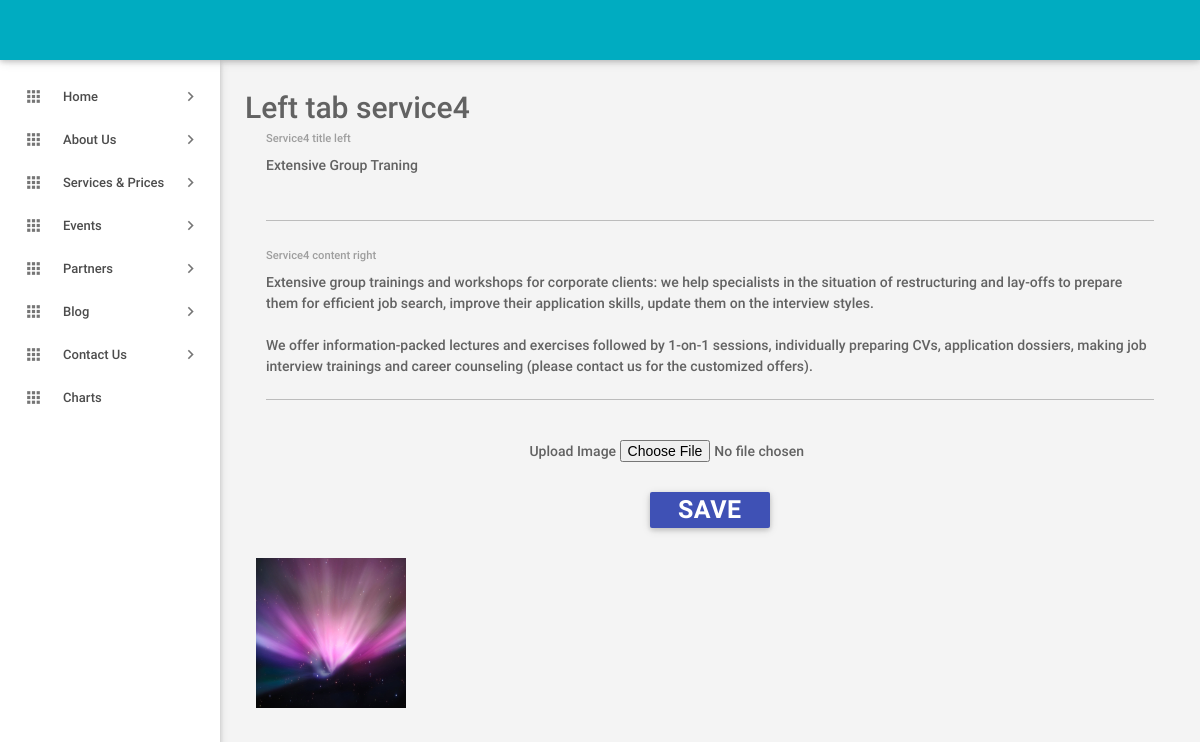
/RA-ADMIN/service_left4.php, run on the app's committed database.
### tables this page shows
CREATE TABLE IF NOT EXISTS `service_left4` (
  `id` int(20) NOT NULL AUTO_INCREMENT,
  `service4_left_title` text NOT NULL,
  `service4_image_url` text NOT NULL,
  `service4_content` text NOT NULL,
  PRIMARY KEY (`id`)
);

### RA-ADMIN/service_left4.php (the view, shortened to what this page needs)
<?php
include_once('header.php');
include_once('sidebar.php');
$data="SELECT * FROM service_left4 ";
$val=mysql_query($data);
$r=mysql_fetch_array($val);
?>
    <main class="mn-inner">
        <span style="font-size: 30px;">Left tab service4</span>
        <form  action="service_left4.php" method="post" enctype="multipart/form-data" >
            <div class="row">
                <div class="col s12" align="center">
                    <div class="input-field col s12">
                        <textarea id="st4" name="st4" class="materialize-textarea" ><?php echo $r['service4_left_title'];?></textarea>
                        <label for="content" >Service4 title left</label>
                    </div>
                    <div class="input-field col s12">
                        <textarea id="sc4" name="sc4" class="materialize-textarea" ><?php echo $r['service4_content'];?></textarea>
                        <label for="content" >Service4 content right</label>
                    </div>
                    <div class="input-field col s12">
                        <span>Upload Image</span>
                        <input name="image" id="name" type="file"><br>
                    </div>
                    <div class="col s12">
                        <button style="margin-top: 30px;" class="waves-effect waves-light btn indigo m-b-xs" name="save" type="submit"><b style="font-size:25px;">SAVE</b></button>
                    </div>
                </div>
            </div>
            <div class="row">
                <?php
                $data4="SELECT * FROM service_left4 ";
                $val4=mysql_query($data4);
                while($r4 = mysql_fetch_array($val4)){
                    ?>
                    <div class="col s12 m6 l3">
                        <img  src="<?php echo $r4['service4_image_url'];?>" height='150' width='150' alt="image">
                    </div>
                    <?php
                }
                ?>
            </div>
        </form>
    </main>
<?php
include_once('footer.php');
?>

### data on the page
service_left4: st4 "Extensive Group Traning", sc4 "Extensive group trainings and workshops for corporate clients: we help specialists in the situation of restructuring and lay-offs to prepare them for efficient job search, improve their application skills, update them on the interview styles. We offer information-packed lectures and exercises followed by 1-on-1 sessions, individually preparing CVs, application dossiers, making job interview trainings and career counseling (please contact us for the customized offers).", service4_image_url (picture)
